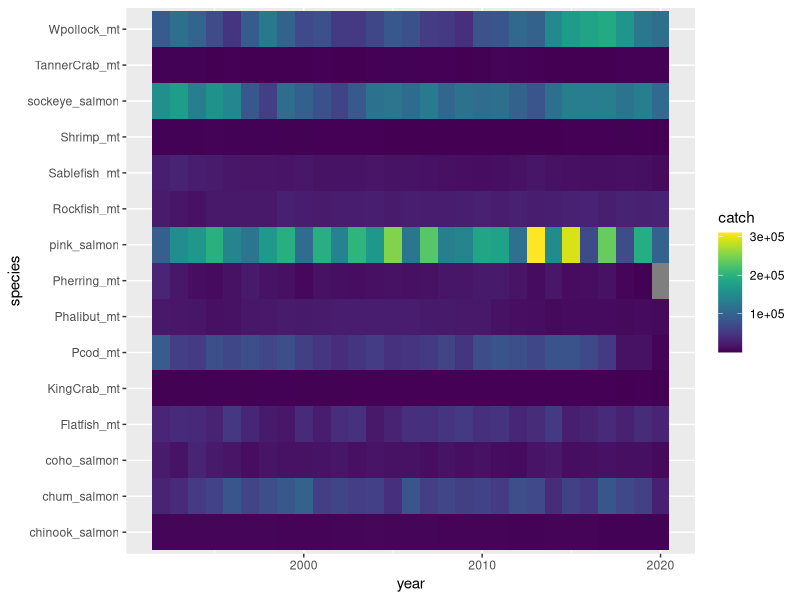
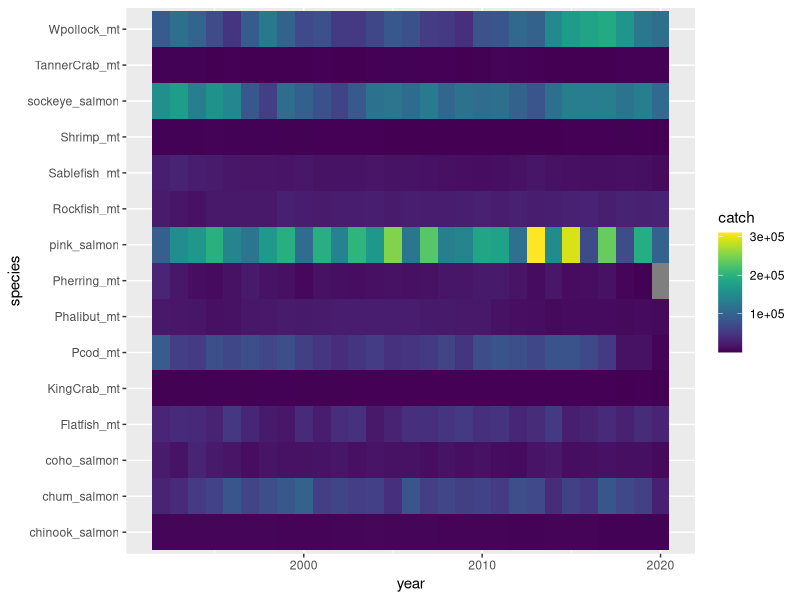

Reproduce these figures in R, in order.
#create heatmap of catch over time by species

library(tidyverse)

dat <- read.csv("./Data/current.goa.catch.csv")
salmon.dat<-read.csv("./Data/ADFG_salmon_1985_2020.csv")

head(dat)
head(salmon.dat)

#tidy salmon data to summarize catch (lbs) by species, region, year; and remove 2021 prelim data
salmon.dat<- salmon.dat %>%
  filter(Region_Desc=="Southeastern Region"| Region_Desc=="Central Region" | Region_Desc=="Westward Region") %>%
  filter(Management_Area!="M" | Management_Area!="T" | Management_Area!="F") %>%  #T=Bristol Bay, M = both sides AK peninsula, F =Atka-Amlia in Westward REgion
  mutate(catch_mt=Landed_Weight_lbs*0.000453592) %>% #convert catch_lbs to catch_mt
  select(year, catch_mt, Species_Name) %>%
  group_by(year, Species_Name) %>%
  summarise(catch_mt_sum=sum(catch_mt)) %>%
  spread(Species_Name,catch_mt_sum)  

#join salmon data to other species data

salmon.dat2<-salmon.dat %>%
  filter(year %in% 1992:2020)    #years will match other catch data

dat2 <- dat %>%
  select(year:TannerCrab_mt)  %>% #select certain columns
  filter(year %in% 1992:2020) 

dat2 <- dat %>%
  select(year:TannerCrab_mt)  %>% #select certain columns
  filter(year %in% 1992:2020) %>% #remove 1991 - some catch data much lower
  full_join(salmon.dat2, by="year") #




#convert to long format (1 obs per row) for heatmap
datplot <- dat2 %>%
  pivot_longer(cols = -year, names_to = "species", values_to = "catch") 


library(ggplot2)
library(viridis) #foro color palette

ggplot(datplot, aes(x = year, y = species, fill = catch)) +
  geom_tile()+
  scale_fill_viridis(discrete=FALSE) 

ggsave("./Figs/heatmap_current_catch.png", width = 5.5, height = 3, units = 'in')

